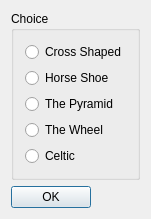
<?xml version="1.0" encoding="UTF-8"?>
<ui version="4.0">
 <class>Spreads</class>
 <widget class="QDialog" name="Spreads">
  <property name="geometry">
   <rect>
    <x>0</x>
    <y>0</y>
    <width>136</width>
    <height>198</height>
   </rect>
  </property>
  <property name="windowTitle">
   <string>Select a Spread</string>
  </property>
  <layout class="QGridLayout" name="gridLayout_2">
   <item row="0" column="0" colspan="2">
    <widget class="QGroupBox" name="Choice1">
     <property name="title">
      <string>Choice</string>
     </property>
     <layout class="QGridLayout" name="gridLayout">
      <item row="0" column="0">
       <widget class="QRadioButton" name="Cross_Shaped">
        <property name="text">
         <string>Cross Shaped</string>
        </property>
       </widget>
      </item>
      <item row="1" column="0">
       <widget class="QRadioButton" name="Horse_Shoe">
        <property name="text">
         <string>Horse Shoe</string>
        </property>
       </widget>
      </item>
      <item row="2" column="0">
       <widget class="QRadioButton" name="Pyramid">
        <property name="text">
         <string>The Pyramid</string>
        </property>
       </widget>
      </item>
      <item row="3" column="0">
       <widget class="QRadioButton" name="Wheel">
        <property name="text">
         <string>The Wheel</string>
        </property>
       </widget>
      </item>
      <item row="4" column="0">
       <widget class="QRadioButton" name="Celtic">
        <property name="text">
         <string>Celtic</string>
        </property>
       </widget>
      </item>
     </layout>
    </widget>
   </item>
   <item row="1" column="0">
    <widget class="QPushButton" name="OkButton">
     <property name="text">
      <string>OK</string>
     </property>
     <property name="default">
      <bool>true</bool>
     </property>
    </widget>
   </item>
   <item row="1" column="1">
    <spacer>
     <property name="orientation">
      <enum>Qt::Horizontal</enum>
     </property>
     <property name="sizeType">
      <enum>QSizePolicy::Expanding</enum>
     </property>
     <property name="sizeHint" stdset="0">
      <size>
       <width>50</width>
       <height>20</height>
      </size>
     </property>
    </spacer>
   </item>
  </layout>
 </widget>
 <layoutdefault spacing="6" margin="11"/>
 <pixmapfunction>qPixmapFromMimeSource</pixmapfunction>
 <resources/>
 <connections>
  <connection>
   <sender>OkButton</sender>
   <signal>clicked()</signal>
   <receiver>Spreads</receiver>
   <slot>accept()</slot>
   <hints>
    <hint type="sourcelabel">
     <x>20</x>
     <y>20</y>
    </hint>
    <hint type="destinationlabel">
     <x>20</x>
     <y>20</y>
    </hint>
   </hints>
  </connection>
 </connections>
</ui>
